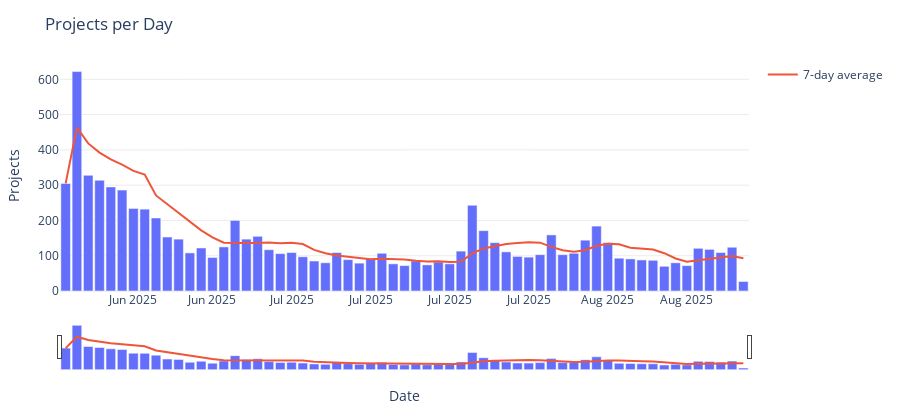

Notebook cell for this chart:
### Markdown cell above
## No of Projects created per Date
This chart shows number of projects created on each date.

### Code cell
ts = None
for cand in ['created_date', 'created_at']:
    if cand in df.columns:
        ts = pd.to_datetime(df[cand], errors='coerce')
        break

if ts is None:
    print('No created_at/created_date column available for date aggregation')
else:
    counts = (
        pd.DataFrame({'date': ts.dt.date})
          .dropna(subset=['date'])
          .groupby('date')
          .size()
          .reset_index(name='project_count')
          .sort_values('date')
    )

    counts['date'] = pd.to_datetime(counts['date'])
    counts['rolling_7d'] = counts['project_count'].rolling(7, min_periods=1).mean()

    fig = px.bar(
        counts, x='date', y='project_count',
        title='Projects per Day',
        labels={'date': 'Date', 'project_count': 'Projects'},
        color_discrete_sequence=['#636EFA']
    )
    fig.add_scatter(x=counts['date'], y=counts['rolling_7d'], name='7-day average', mode='lines', line=dict(color='#EF553B', width=2))

    fig.update_traces(hovertemplate='Date=%{x|%Y-%m-%d}<br>Projects=%{y}')
    fig.update_layout(
        hovermode='x unified', bargap=0.15,
        height=max(DEFAULT_HEIGHT, 420),
        xaxis=dict(title='Date', tickformat='%b %Y', showgrid=False, rangeslider=dict(visible=True)),
        yaxis=dict(title='Projects', showgrid=True, gridcolor='rgba(0,0,0,0.08)')
    )
    fig.show()

    save_plotly(fig, name='projects_per_day', description='Number of projects per day with 7-day rolling mean', friendly_name='Projects per Day')

### Figure 1 — Plotly figure (JSON) as saved in the notebook; plotly's stock layout.template omitted (floating-point values rounded to 4 significant figures)
{"data": [{"hovertemplate": "Date=%{x|%Y-%m-%d}<br>Projects=%{y}", "legendgroup": "", "marker": {"color": "#636EFA", "pattern": {"shape": ""}}, "name": "", "orientation": "v", "showlegend": false, "textposition": "auto", "type": "bar", "x": ["2025-06-16T00:00:00", "2025-06-17T00:00:00", "2025-06-18T00:00:00", "2025-06-19T00:00:00", "2025-06-20T00:00:00", "2025-06-21T00:00:00", "2025-06-22T00:00:00", "2025-06-23T00:00:00", "2025-06-24T00:00:00", "2025-06-25T00:00:00", "2025-06-26T00:00:00", "2025-06-27T00:00:00", "2025-06-28T00:00:00", "2025-06-29T00:00:00", "2025-06-30T00:00:00", "2025-07-01T00:00:00", "2025-07-02T00:00:00", "2025-07-03T00:00:00", "2025-07-04T00:00:00", "2025-07-05T00:00:00", "2025-07-06T00:00:00", "2025-07-07T00:00:00", "2025-07-08T00:00:00", "2025-07-09T00:00:00", "2025-07-10T00:00:00", "2025-07-11T00:00:00", "2025-07-12T00:00:00", "2025-07-13T00:00:00", "2025-07-14T00:00:00", "2025-07-15T00:00:00", "2025-07-16T00:00:00", "2025-07-17T00:00:00", "2025-07-18T00:00:00", "2025-07-19T00:00:00", "2025-07-20T00:00:00", "2025-07-21T00:00:00", "2025-07-22T00:00:00", "2025-07-23T00:00:00", "2025-07-24T00:00:00", "2025-07-25T00:00:00", "2025-07-26T00:00:00", "2025-07-27T00:00:00", "2025-07-28T00:00:00", "2025-07-29T00:00:00", "2025-07-30T00:00:00", "2025-07-31T00:00:00", "2025-08-01T00:00:00", "2025-08-02T00:00:00", "2025-08-03T00:00:00", "2025-08-04T00:00:00", "2025-08-05T00:00:00", "2025-08-06T00:00:00", "2025-08-07T00:00:00", "2025-08-08T00:00:00", "2025-08-09T00:00:00", "2025-08-10T00:00:00", "2025-08-11T00:00:00", "2025-08-12T00:00:00", "2025-08-13T00:00:00", "2025-08-14T00:00:00", "2025-08-15T00:00:00"], "xaxis": "x", "y": [305, 622, 328, 314, 295, 286, 234, 232, 207, 153, 147, 108, 122, 95, 125, 200, 147, 155, 117, 106, 109, 97, 85, 80, 109, 89, 79, 92, 107, 77, 72, 85, 74, 82, 77, 113, 243, 171, 137, 111, 98, 96, 103, 159, 103, 107, 144, 184, 137, 93, 91, 88, 87, 70, 80, 72, 121, 118, 109, 124, 27], "yaxis": "y"}, {"hovertemplate": "Date=%{x|%Y-%m-%d}<br>Projects=%{y}", "line": {"color": "#EF553B", "width": 2}, "mode": "lines", "name": "7-day average", "type": "scatter", "x": ["2025-06-16T00:00:00", "2025-06-17T00:00:00", "2025-06-18T00:00:00", "2025-06-19T00:00:00", "2025-06-20T00:00:00", "2025-06-21T00:00:00", "2025-06-22T00:00:00", "2025-06-23T00:00:00", "2025-06-24T00:00:00", "2025-06-25T00:00:00", "2025-06-26T00:00:00", "2025-06-27T00:00:00", "2025-06-28T00:00:00", "2025-06-29T00:00:00", "2025-06-30T00:00:00", "2025-07-01T00:00:00", "2025-07-02T00:00:00", "2025-07-03T00:00:00", "2025-07-04T00:00:00", "2025-07-05T00:00:00", "2025-07-06T00:00:00", "2025-07-07T00:00:00", "2025-07-08T00:00:00", "2025-07-09T00:00:00", "2025-07-10T00:00:00", "2025-07-11T00:00:00", "2025-07-12T00:00:00", "2025-07-13T00:00:00", "2025-07-14T00:00:00", "2025-07-15T00:00:00", "2025-07-16T00:00:00", "2025-07-17T00:00:00", "2025-07-18T00:00:00", "2025-07-19T00:00:00", "2025-07-20T00:00:00", "2025-07-21T00:00:00", "2025-07-22T00:00:00", "2025-07-23T00:00:00", "2025-07-24T00:00:00", "2025-07-25T00:00:00", "2025-07-26T00:00:00", "2025-07-27T00:00:00", "2025-07-28T00:00:00", "2025-07-29T00:00:00", "2025-07-30T00:00:00", "2025-07-31T00:00:00", "2025-08-01T00:00:00", "2025-08-02T00:00:00", "2025-08-03T00:00:00", "2025-08-04T00:00:00", "2025-08-05T00:00:00", "2025-08-06T00:00:00", "2025-08-07T00:00:00", "2025-08-08T00:00:00", "2025-08-09T00:00:00", "2025-08-10T00:00:00", "2025-08-11T00:00:00", "2025-08-12T00:00:00", "2025-08-13T00:00:00", "2025-08-14T00:00:00", "2025-08-15T00:00:00"], "y": [305.0, 463.5, 418.3, 392.2, 372.8, 358.3, 340.6, 330.1, 270.9, 245.9, 222.0, 195.3, 171.9, 152.0, 136.7, 135.7, 134.9, 136.0, 137.3, 135.0, 137.0, 133.0, 116.6, 107.0, 100.4, 96.43, 92.57, 90.14, 91.57, 90.43, 89.29, 85.86, 83.71, 84.14, 82.0, 82.86, 106.6, 120.7, 128.1, 133.4, 135.7, 138.4, 137.0, 125.0, 115.3, 111.0, 115.7, 128.0, 133.9, 132.4, 122.7, 120.6, 117.7, 107.1, 92.29, 83.0, 87.0, 90.86, 93.86, 99.14, 93.0]}], "layout": {"bargap": 0.15, "barmode": "relative", "height": 420, "hovermode": "x unified", "legend": {"tracegroupgap": 0}, "title": {"text": "Projects per Day"}, "xaxis": {"anchor": "y", "domain": [0, 1], "rangeslider": {"visible": true}, "showgrid": false, "tickformat": "%b %Y", "title": {"text": "Date"}}, "yaxis": {"anchor": "x", "domain": [0, 1], "gridcolor": "rgba(0,0,0,0.08)", "showgrid": true, "title": {"text": "Projects"}}}}
